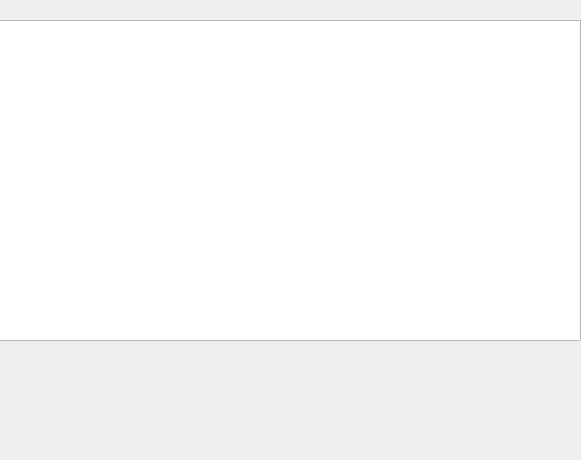
<?xml version="1.0" encoding="UTF-8"?>
<ui version="4.0">
 <class>Test</class>
 <widget class="QWidget" name="Test">
  <property name="geometry">
   <rect>
    <x>0</x>
    <y>0</y>
    <width>581</width>
    <height>460</height>
   </rect>
  </property>
  <property name="windowTitle">
   <string>Form</string>
  </property>
  <widget class="QListWidget" name="listWidget">
   <property name="geometry">
    <rect>
     <x>-20</x>
     <y>20</y>
     <width>601</width>
     <height>321</height>
    </rect>
   </property>
  </widget>
 </widget>
 <resources/>
 <connections/>
</ui>
